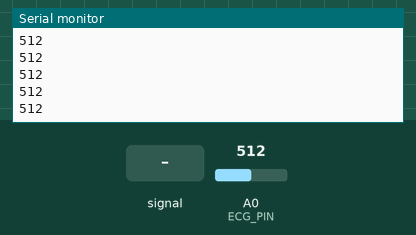
A sketch run on a simulated Arduino Uno, built with avr-gcc and run on an emulated ATmega328P. Shown: the last lines printed to the serial monitor. The inputs (shaded band) are chosen by the test bench; at power-on: A0 (ECG_PIN) = 512.

Above: at 1.2 s.
1.3 s: A0 (ECG_PIN) fed a 200 Hz sine of ±81 counts around its level
At 1.9 s:
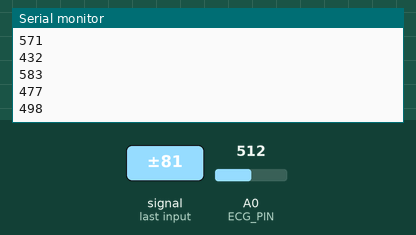
2.8 s: A0 (ECG_PIN) set to 716
At 3.7 s:
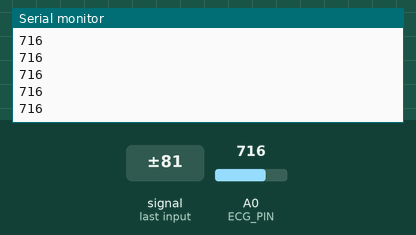
4.3 s: A0 (ECG_PIN) fed a 1000 Hz sine of ±255 counts around its level
Timing chart, 0 to 5.0 s (numbered marks = the images above; inputs shaded):
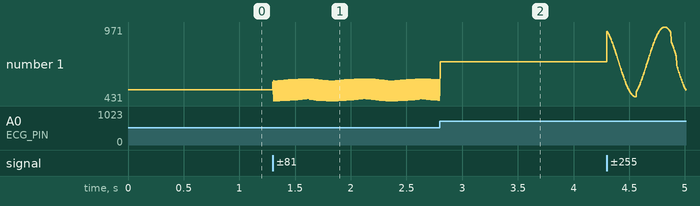

Measured:
- after the input at 1.3 s, the serial monitor: prints a new line at once (image 1)
- plotted number 1: 512 → 468 after the input at 1.3 s

The sketch:

ecg_raw.ino
```cpp
const int ECG_PIN = A0;
const unsigned long SAMPLE_INTERVAL_US = 2000; // 500 Hz sampling rate (2000 microseconds)
unsigned long lastMicros = 0;

void setup() {
  Serial.begin(115200);
}

void loop() {
  unsigned long now = micros();
  if (now - lastMicros >= SAMPLE_INTERVAL_US) {
    lastMicros = now;
    int rawValue = analogRead(ECG_PIN);
    Serial.println(rawValue); // Stream data to laptop

  }
}
```
